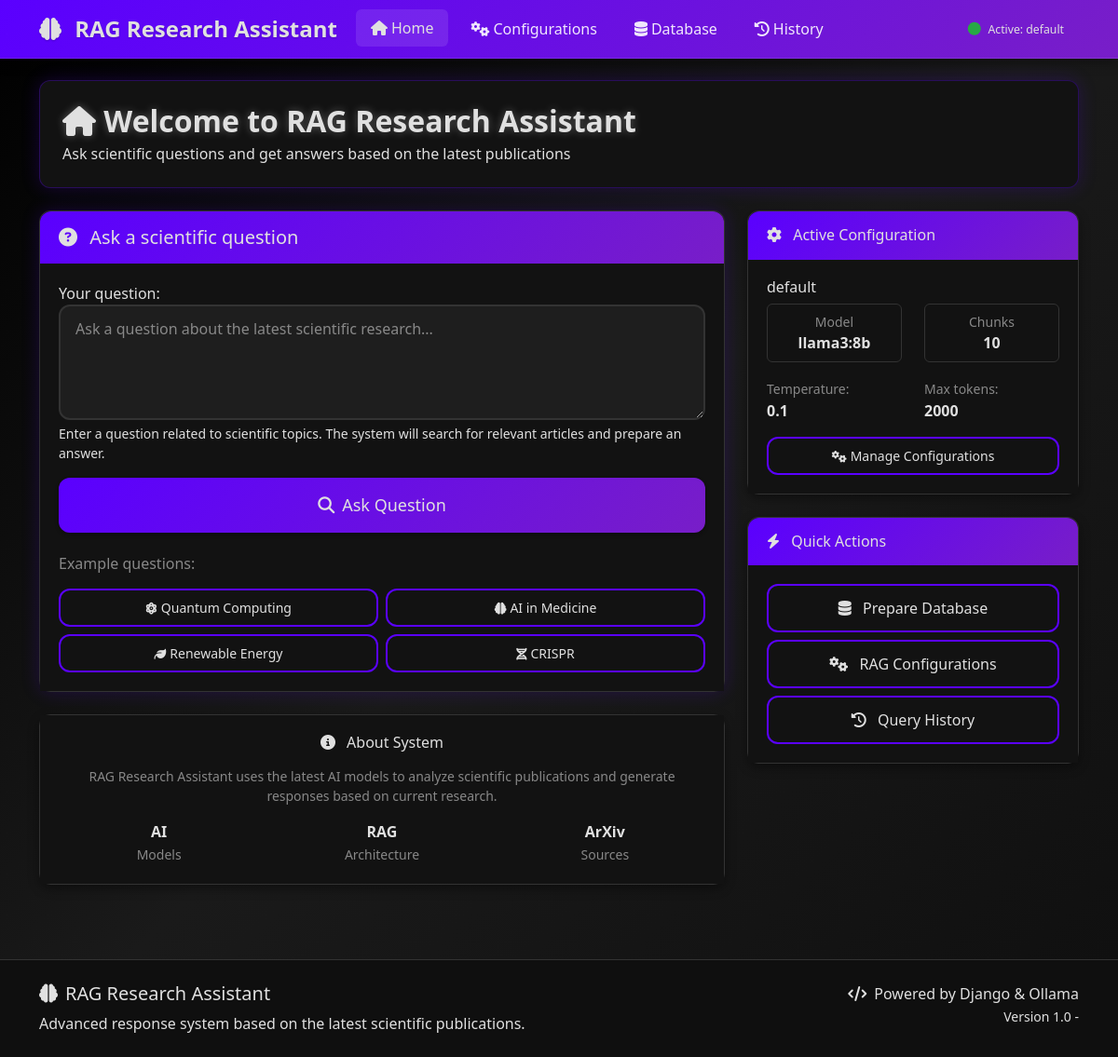
Before: / with the older database file.
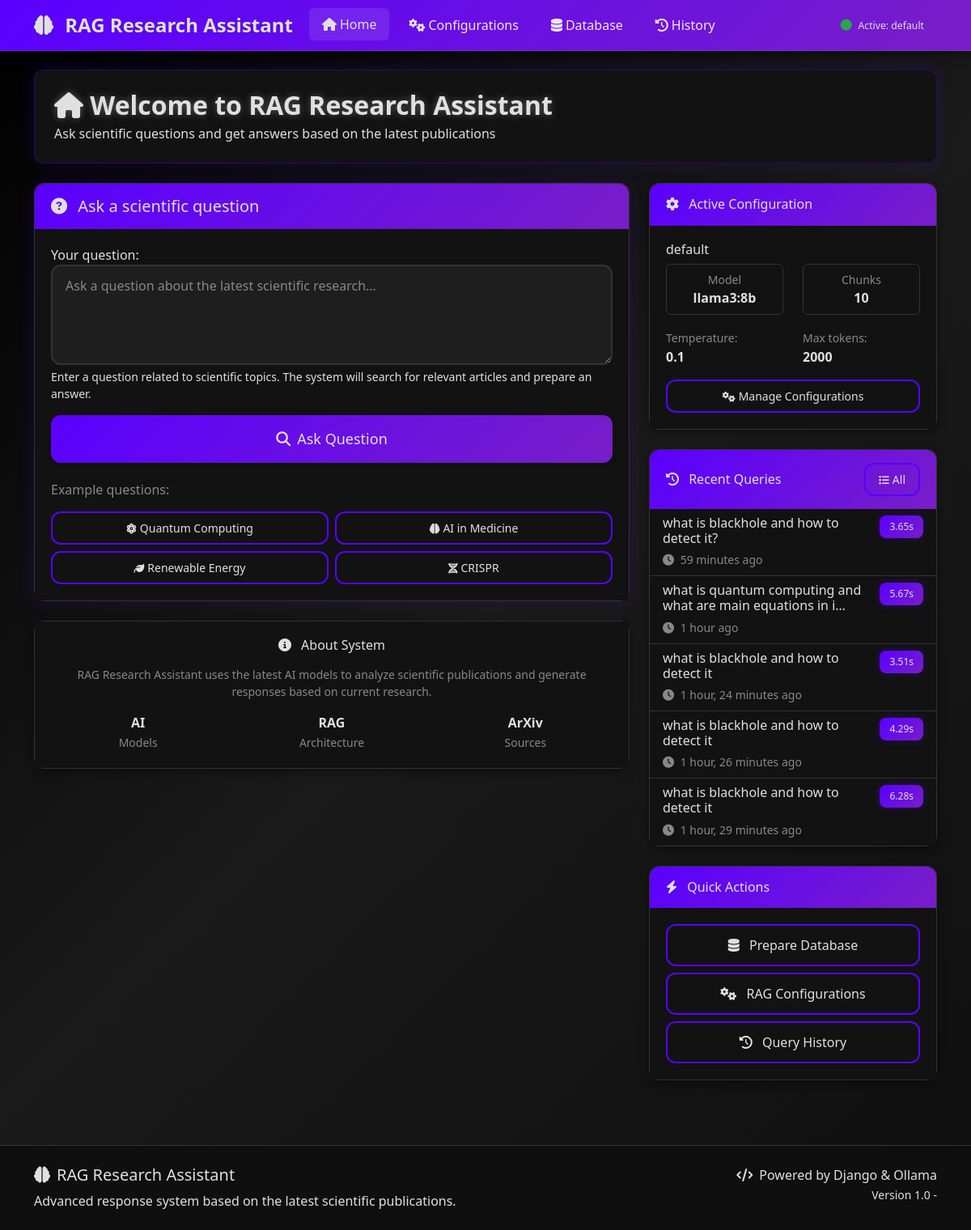
After: the same page with the newer database file.
### research_rag/models.py (models this page shows, shortened)
class QueryHistory(models.Model):
    query_text = models.TextField(help_text="User query content")
    response_text = models.TextField(help_text="Generated response")
    config_used = models.ForeignKey(
        RAGConfiguration,
        on_delete=models.SET_NULL,
        null=True,
        help_text="Configuration used for this query"
    )
    processing_time = models.FloatField(
        null=True,
        blank=True,
        help_text="Processing time in seconds"
    )
    created_at = models.DateTimeField(auto_now_add=True)
    user_ip = models.GenericIPAddressField(null=True, blank=True)
    user_agent = models.TextField(null=True, blank=True)
    class Meta:
        verbose_name = "Query History"
        verbose_name_plural = "Query History"
        ordering = ['-created_at']

### research_rag/views.py (the view)
# urls.py: path('', views.index, name='index'),
def index(request):
    query_form = QueryForm()
    active_config = RAGConfiguration.get_active_config()
    recent_queries = QueryHistory.objects.select_related('config_used').order_by('-created_at')[:5]
    context = {
        'query_form': query_form,
        'active_config': active_config,
        'recent_queries': recent_queries,
        'page_title': 'RAG Research Assistant'
    }
    return render(request, 'research_rag/index.html', context)

### research_rag/forms.py
class QueryForm(forms.Form):
    query = forms.CharField(
        widget=forms.Textarea(attrs={
            'class': 'form-control',
            'rows': 4,
            'placeholder': 'Ask a question about the latest scientific research...',
            'style': 'resize: vertical;'
        }),
        label="Your question",
        help_text="Enter a question related to scientific topics. The system will search for relevant articles and prepare an answer."
    )

### research_rag/models.py (called while the page is built)
    @classmethod
    def get_active_config(cls):
        try:
            return cls.objects.get(is_active=True)
        except cls.DoesNotExist:
            config = cls.objects.first()
            if not config:
                config = cls.objects.create(
                    name="Default configuration",
                    is_active=True
                )
            else:
                config.is_active = True
                config.save()
            return config

### research_rag/templates/research_rag/index.html (shortened to what the changed rows need)
{% extends 'research_rag/base.html' %}
{% load static %}
{% block page_icon %}<i class="fas fa-home"></i>{% endblock %}
{% block page_title %}Welcome to RAG Research Assistant{% endblock %}
{% block content %}
<div class="row">
    <div class="col-lg-4">
        {% if recent_queries %}
        <div class="card mb-4">
            <div class="card-header">
                <div class="d-flex justify-content-between align-items-center">
                    <h6 class="mb-0">
                        <i class="fas fa-history me-2"></i>
                        Recent Queries
                    </h6>
                    <a href="{% url 'query_history' %}" class="btn btn-outline-primary btn-sm">
                        <i class="fas fa-list me-1"></i>All
                    </a>
                </div>
            </div>
            <div class="card-body p-0">
                <div class="list-group list-group-flush">
                    {% for query in recent_queries %}
                    <div class="list-group-item">
                        <div class="d-flex justify-content-between align-items-start">
                            <div class="flex-grow-1">
                                <h6 class="mb-1 text-white">{{ query.query_text|truncatechars:60 }}</h6>
                                <small class="text-light-gray">
                                    <i class="fas fa-clock me-1"></i>
                                    {{ query.created_at|timesince }} ago
                                </small>
                            </div>
                            {% if query.processing_time %}
                            <span class="badge badge-purple">{{ query.processing_time|floatformat:2 }}s</span>
                            {% endif %}
                        </div>
                    </div>
                    {% endfor %}
                </div>
            </div>
        </div>
        {% endif %}
    </div>
</div>
{% endblock %}

Changed rows visible on the page:
added QueryHistory: query_text "what is blackhole and how to detect it?", created_at "59 minutes", processing_time "3.65"
added QueryHistory: query_text "what is quantum computing and what are main equations in i…", created_at "1 hour", processing_time "5.67"
added QueryHistory: query_text "what is blackhole and how to detect it", created_at "1 hour, 24 minutes", processing_time "3.51"
added QueryHistory: query_text "what is blackhole and how to detect it", created_at "1 hour, 26 minutes", processing_time "4.29"
added QueryHistory: query_text "what is blackhole and how to detect it", created_at "1 hour, 29 minutes", processing_time "6.28"
Other visible differences:
text now shown: "Recent Queries All"
